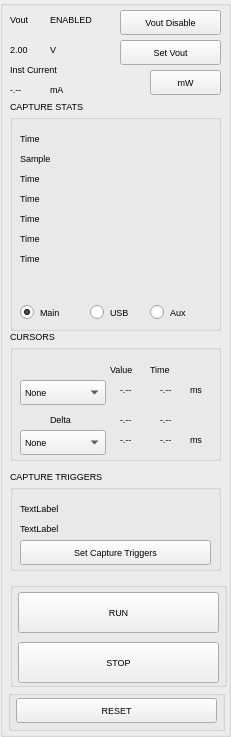
   <widget class="QGroupBox" name="groupBox_10">
    <property name="geometry">
     <rect>
      <x>1088</x>
      <y>0</y>
      <width>231</width>
      <height>737</height>
     </rect>
    </property>
    <property name="font">
     <font>
      <pointsize>7</pointsize>
     </font>
    </property>
    <property name="title">
     <string/>
    </property>
    <widget class="QGroupBox" name="groupBox_11">
     <property name="geometry">
      <rect>
       <x>8</x>
       <y>690</y>
       <width>217</width>
       <height>41</height>
      </rect>
     </property>
     <property name="title">
      <string/>
     </property>
     <widget class="QPushButton" name="btnReset">
      <property name="geometry">
       <rect>
        <x>8</x>
        <y>8</y>
        <width>201</width>
        <height>25</height>
       </rect>
      </property>
      <property name="text">
       <string>RESET</string>
      </property>
     </widget>
    </widget>
    <widget class="QGroupBox" name="groupBox_12">
     <property name="geometry">
      <rect>
       <x>10</x>
       <y>582</y>
       <width>217</width>
       <height>105</height>
      </rect>
     </property>
     <property name="title">
      <string/>
     </property>
     <widget class="QPushButton" name="btnRun">
      <property name="geometry">
       <rect>
        <x>8</x>
        <y>10</y>
        <width>201</width>
        <height>41</height>
       </rect>
      </property>
      <property name="text">
       <string>RUN</string>
      </property>
     </widget>
     <widget class="QPushButton" name="btnStop">
      <property name="geometry">
       <rect>
        <x>8</x>
        <y>60</y>
        <width>201</width>
        <height>41</height>
       </rect>
      </property>
      <property name="text">
       <string>STOP</string>
      </property>
     </widget>
    </widget>
    <widget class="QGroupBox" name="groupBox_13">
     <property name="geometry">
      <rect>
       <x>10</x>
       <y>470</y>
       <width>211</width>
       <height>101</height>
      </rect>
     </property>
     <property name="title">
      <string>CAPTURE TRIGGERS</string>
     </property>
     <widget class="QPushButton" name="btnSetCaptureTriggers">
      <property name="geometry">
       <rect>
        <x>10</x>
        <y>70</y>
        <width>191</width>
        <height>25</height>
       </rect>
      </property>
      <property name="text">
       <string>Set Capture Triggers</string>
      </property>
     </widget>
     <widget class="QLabel" name="label_5">
      <property name="geometry">
       <rect>
        <x>10</x>
        <y>30</y>
        <width>67</width>
        <height>17</height>
       </rect>
      </property>
      <property name="text">
       <string>TextLabel</string>
      </property>
     </widget>
     <widget class="QLabel" name="label_6">
      <property name="geometry">
       <rect>
        <x>10</x>
        <y>50</y>
        <width>67</width>
        <height>17</height>
       </rect>
      </property>
      <property name="text">
       <string>TextLabel</string>
      </property>
     </widget>
    </widget>
    <widget class="QGroupBox" name="groupBox_14">
     <property name="geometry">
      <rect>
       <x>10</x>
       <y>330</y>
       <width>211</width>
       <height>131</height>
      </rect>
     </property>
     <property name="title">
      <string>CURSORS</string>
     </property>
     <widget class="QComboBox" name="comboBox_11">
      <property name="geometry">
       <rect>
        <x>10</x>
        <y>50</y>
        <width>86</width>
        <height>25</height>
       </rect>
      </property>
      <item>
       <property name="text">
        <string>None</string>
       </property>
      </item>
      <item>
       <property name="text">
        <string>Avg Main Current</string>
       </property>
      </item>
      <item>
       <property name="text">
        <string>Avg Main Voltage</string>
       </property>
      </item>
     </widget>
     <widget class="QComboBox" name="comboBox_13">
      <property name="geometry">
       <rect>
        <x>10</x>
        <y>100</y>
        <width>86</width>
        <height>25</height>
       </rect>
      </property>
      <item>
       <property name="text">
        <string>None</string>
       </property>
      </item>
      <item>
       <property name="text">
        <string>Avg Main Current</string>
       </property>
      </item>
      <item>
       <property name="text">
        <string>Avg Main Voltage</string>
       </property>
      </item>
     </widget>
     <widget class="QLabel" name="label_37">
      <property name="geometry">
       <rect>
        <x>40</x>
        <y>80</y>
        <width>58</width>
        <height>18</height>
       </rect>
      </property>
      <property name="text">
       <string>Delta</string>
      </property>
     </widget>
     <widget class="QLabel" name="label_38">
      <property name="geometry">
       <rect>
        <x>100</x>
        <y>30</y>
        <width>41</width>
        <height>18</height>
       </rect>
      </property>
      <property name="text">
       <string>Value</string>
      </property>
     </widget>
     <widget class="QLabel" name="label_41">
      <property name="geometry">
       <rect>
        <x>140</x>
        <y>30</y>
        <width>41</width>
        <height>18</height>
       </rect>
      </property>
      <property name="text">
       <string>Time</string>
      </property>
     </widget>
     <widget class="QLabel" name="label_42">
      <property name="geometry">
       <rect>
        <x>110</x>
        <y>50</y>
        <width>41</width>
        <height>18</height>
       </rect>
      </property>
      <property name="text">
       <string>-.--</string>
      </property>
     </widget>
     <widget class="QLabel" name="label_43">
      <property name="geometry">
       <rect>
        <x>110</x>
        <y>80</y>
        <width>41</width>
        <height>18</height>
       </rect>
      </property>
      <property name="text">
       <string>-.--</string>
      </property>
     </widget>
     <widget class="QLabel" name="label_44">
      <property name="geometry">
       <rect>
        <x>110</x>
        <y>100</y>
        <width>41</width>
        <height>18</height>
       </rect>
      </property>
      <property name="text">
       <string>-.--</string>
      </property>
     </widget>
     <widget class="QLabel" name="label_45">
      <property name="geometry">
       <rect>
        <x>150</x>
        <y>50</y>
        <width>41</width>
        <height>18</height>
       </rect>
      </property>
      <property name="text">
       <string>-.--</string>
      </property>
     </widget>
     <widget class="QLabel" name="label_46">
      <property name="geometry">
       <rect>
        <x>150</x>
        <y>100</y>
        <width>41</width>
        <height>18</height>
       </rect>
      </property>
      <property name="text">
       <string>-.--</string>
      </property>
     </widget>
     <widget class="QLabel" name="label_47">
      <property name="geometry">
       <rect>
        <x>150</x>
        <y>80</y>
        <width>41</width>
        <height>18</height>
       </rect>
      </property>
      <property name="text">
       <string>-.--</string>
      </property>
     </widget>
     <widget class="QLabel" name="label_48">
      <property name="geometry">
       <rect>
        <x>180</x>
        <y>50</y>
        <width>41</width>
        <height>18</height>
       </rect>
      </property>
      <property name="text">
       <string>ms</string>
      </property>
     </widget>
     <widget class="QLabel" name="label_49">
      <property name="geometry">
       <rect>
        <x>180</x>
        <y>100</y>
        <width>41</width>
        <height>18</height>
       </rect>
      </property>
      <property name="text">
       <string>ms</string>
      </property>
     </widget>
    </widget>
    <widget class="QGroupBox" name="groupBox_15">
     <property name="geometry">
      <rect>
       <x>10</x>
       <y>100</y>
       <width>211</width>
       <height>231</height>
      </rect>
     </property>
     <property name="title">
      <string>CAPTURE STATS</string>
     </property>
     <widget class="QLabel" name="label_7">
      <property name="geometry">
       <rect>
        <x>10</x>
        <y>30</y>
        <width>67</width>
        <height>17</height>
       </rect>
      </property>
      <property name="text">
       <string>Time</string>
      </property>
     </widget>
     <widget class="QLabel" name="label_8">
      <property name="geometry">
       <rect>
        <x>10</x>
        <y>50</y>
        <width>67</width>
        <height>17</height>
       </rect>
      </property>
      <property name="text">
       <string>Sample</string>
      </property>
     </widget>
     <widget class="QLabel" name="label_9">
      <property name="geometry">
       <rect>
        <x>10</x>
        <y>70</y>
        <width>67</width>
        <height>17</height>
       </rect>
      </property>
      <property name="text">
       <string>Time</string>
      </property>
     </widget>
     <widget class="QLabel" name="label_10">
      <property name="geometry">
       <rect>
        <x>10</x>
        <y>90</y>
        <width>67</width>
        <height>17</height>
       </rect>
      </property>
      <property name="text">
       <string>Time</string>
      </property>
     </widget>
     <widget class="QLabel" name="label_11">
      <property name="geometry">
       <rect>
        <x>10</x>
        <y>110</y>
        <width>67</width>
        <height>17</height>
       </rect>
      </property>
      <property name="text">
       <string>Time</string>
      </property>
     </widget>
     <widget class="QLabel" name="label_12">
      <property name="geometry">
       <rect>
        <x>10</x>
        <y>130</y>
        <width>67</width>
        <height>17</height>
       </rect>
      </property>
      <property name="text">
       <string>Time</string>
      </property>
     </widget>
     <widget class="QLabel" name="label_13">
      <property name="geometry">
       <rect>
        <x>10</x>
        <y>150</y>
        <width>67</width>
        <height>17</height>
       </rect>
      </property>
      <property name="text">
       <string>Time</string>
      </property>
     </widget>
     <widget class="QRadioButton" name="radioButton_6">
      <property name="geometry">
       <rect>
        <x>10</x>
        <y>200</y>
        <width>61</width>
        <height>24</height>
       </rect>
      </property>
      <property name="text">
       <string>Main</string>
      </property>
      <property name="checked">
       <bool>true</bool>
      </property>
     </widget>
     <widget class="QRadioButton" name="radioButton_7">
      <property name="geometry">
       <rect>
        <x>80</x>
        <y>200</y>
        <width>61</width>
        <height>24</height>
       </rect>
      </property>
      <property name="text">
       <string>USB</string>
      </property>
     </widget>
     <widget class="QRadioButton" name="radioButton_8">
      <property name="geometry">
       <rect>
        <x>140</x>
        <y>200</y>
        <width>61</width>
        <height>24</height>
       </rect>
      </property>
      <property name="text">
       <string>Aux</string>
      </property>
     </widget>
    </widget>
    <widget class="QPushButton" name="btnmAmWSwitch">
     <property name="geometry">
      <rect>
       <x>150</x>
       <y>70</y>
       <width>71</width>
       <height>25</height>
      </rect>
     </property>
     <property name="text">
      <string>mW</string>
     </property>
    </widget>
    <widget class="QPushButton" name="btnVoutSwitch">
     <property name="geometry">
      <rect>
       <x>120</x>
       <y>10</y>
       <width>101</width>
       <height>25</height>
      </rect>
     </property>
     <property name="text">
      <string>Vout Disable</string>
     </property>
    </widget>
    <widget class="QPushButton" name="btnSetVout">
     <property name="geometry">
      <rect>
       <x>120</x>
       <y>40</y>
       <width>101</width>
       <height>25</height>
      </rect>
     </property>
     <property name="text">
      <string>Set Vout</string>
     </property>
    </widget>
    <widget class="QLabel" name="label_14">
     <property name="geometry">
      <rect>
       <x>10</x>
       <y>10</y>
       <width>58</width>
       <height>18</height>
      </rect>
     </property>
     <property name="text">
      <string>Vout</string>
     </property>
    </widget>
    <widget class="QLabel" name="label_15">
     <property name="geometry">
      <rect>
       <x>50</x>
       <y>10</y>
       <width>58</width>
       <height>18</height>
      </rect>
     </property>
     <property name="text">
      <string>ENABLED</string>
     </property>
    </widget>
    <widget class="QLabel" name="label_16">
     <property name="geometry">
      <rect>
       <x>10</x>
       <y>40</y>
       <width>58</width>
       <height>18</height>
      </rect>
     </property>
     <property name="text">
      <string>2.00</string>
     </property>
    </widget>
    <widget class="QLabel" name="label_17">
     <property name="geometry">
      <rect>
       <x>50</x>
       <y>40</y>
       <width>58</width>
       <height>18</height>
      </rect>
     </property>
     <property name="text">
      <string>V</string>
     </property>
    </widget>
    <widget class="QLabel" name="label_18">
     <property name="geometry">
      <rect>
       <x>10</x>
       <y>60</y>
       <width>101</width>
       <height>18</height>
      </rect>
     </property>
     <property name="text">
      <string>Inst Current</string>
     </property>
    </widget>
    <widget class="QLabel" name="label_19">
     <property name="geometry">
      <rect>
       <x>10</x>
       <y>80</y>
       <width>58</width>
       <height>18</height>
      </rect>
     </property>
     <property name="text">
      <string>-.--</string>
     </property>
    </widget>
    <widget class="QLabel" name="label_20">
     <property name="geometry">
      <rect>
       <x>50</x>
       <y>80</y>
       <width>58</width>
       <height>18</height>
      </rect>
     </property>
     <property name="text">
      <string>mA</string>
     </property>
    </widget>
   </widget>
